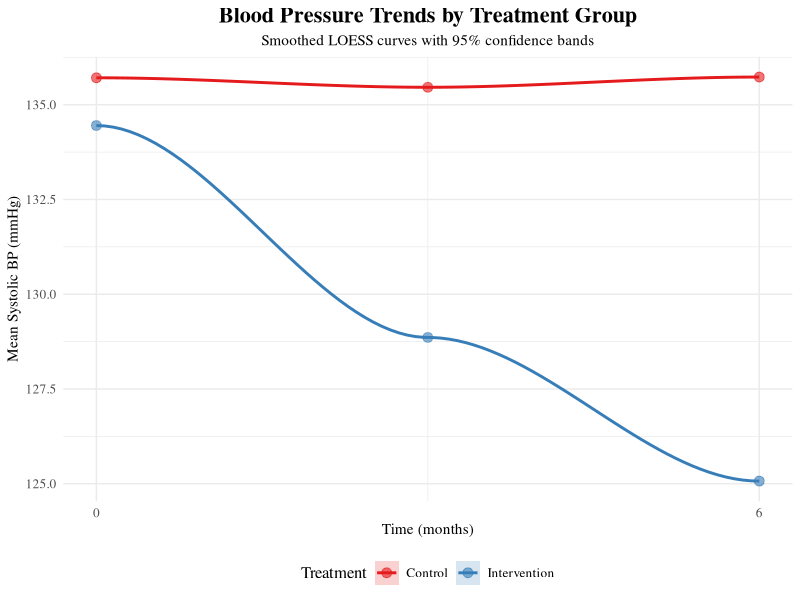
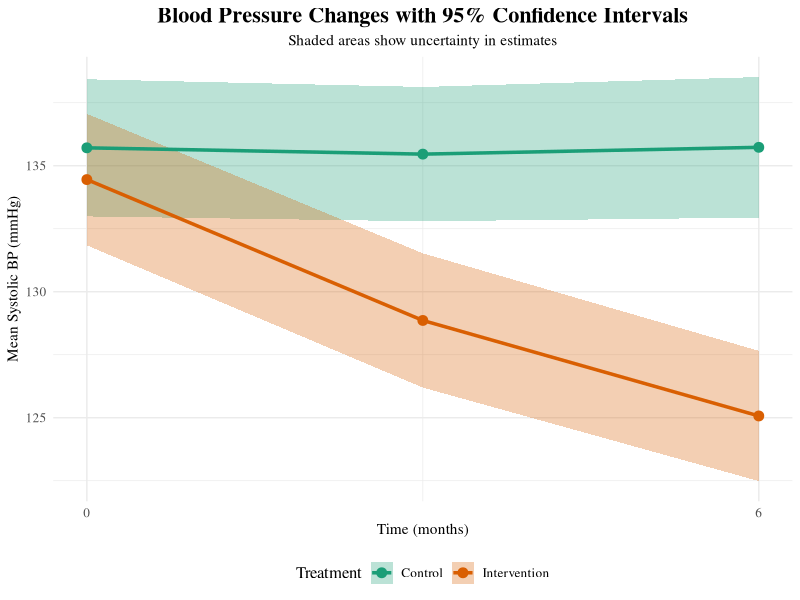
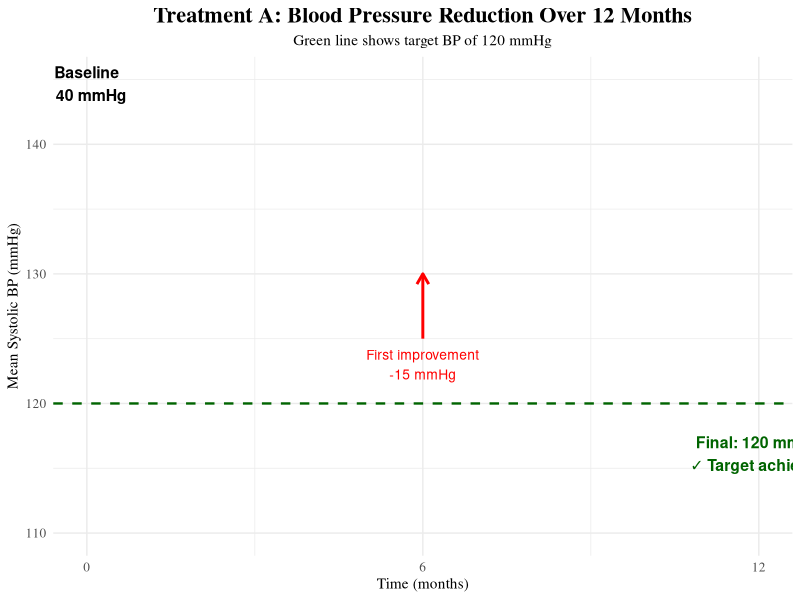
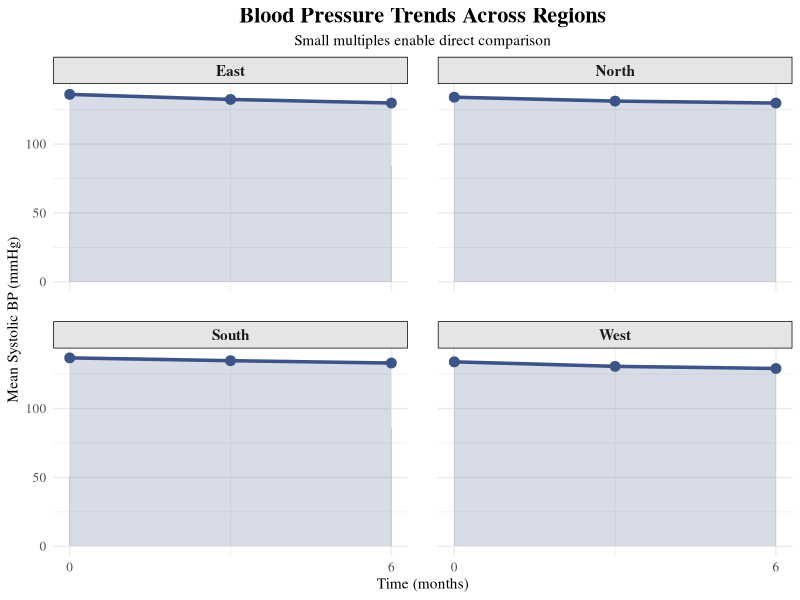
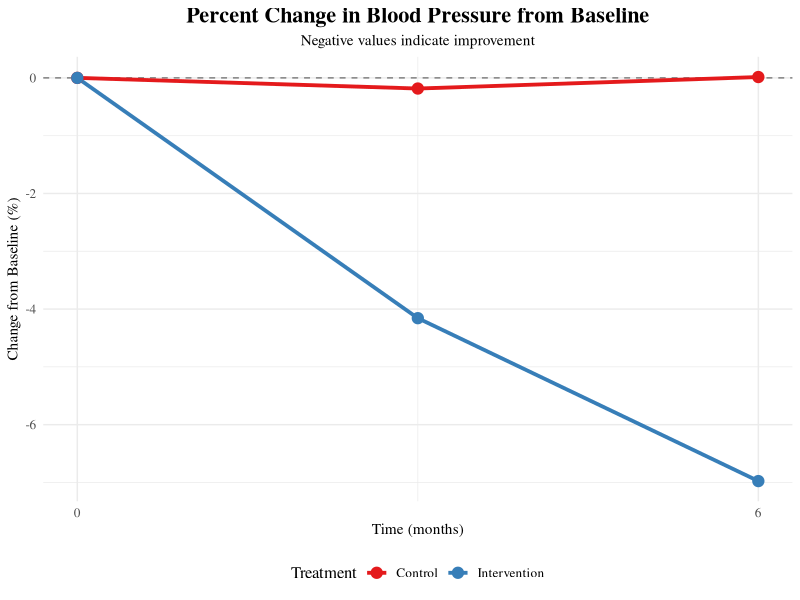
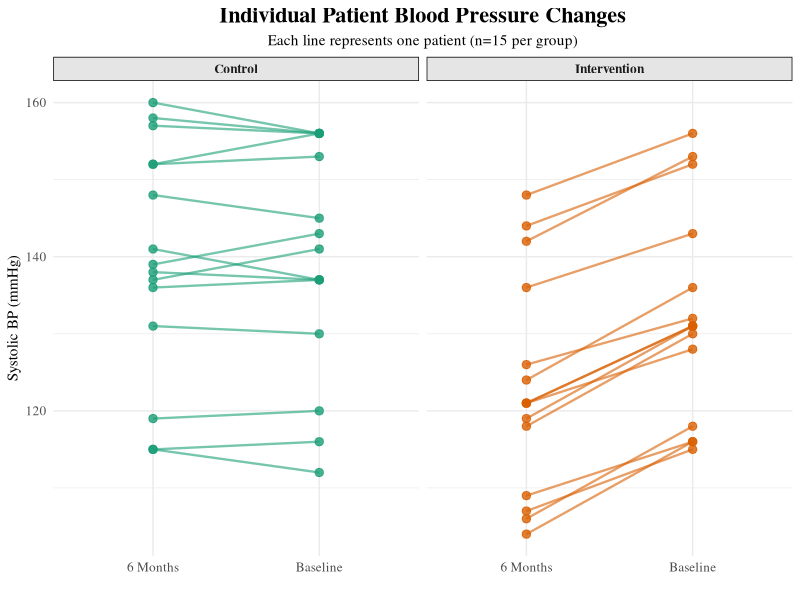

Write R code to recreate these figures, in order.
## ---- chunk 1
#| echo: true
#| message: false

# Load required packages
library(readxl)
library(dplyr)
library(ggplot2)
library(tidyr)
library(zoo)      # For moving averages
library(lubridate) # For date handling

# Load dataset and create time series data
health_data <- read_excel("../../data/PublicHealth_BP_Dataset.xlsx")

# Aggregate by time point
time_data <- health_data %>%
  pivot_longer(cols = c(SysBP_0m, SysBP_3m, SysBP_6m),
               names_to = "TimePoint",
               values_to = "SysBP") %>%
  mutate(Month = case_when(
    TimePoint == "SysBP_0m" ~ 0,
    TimePoint == "SysBP_3m" ~ 3,
    TimePoint == "SysBP_6m" ~ 6
  ))

# Create theme
theme_custom <- function() {
  theme_minimal() +
  theme(
    text = element_text(family = "serif", size = 12),
    plot.title = element_text(size = 16, face = "bold", hjust = 0.5),
    plot.subtitle = element_text(size = 11, hjust = 0.5),
    axis.title = element_text(size = 11),
    legend.position = "bottom"
  )
}
## ---- chunk 2
#| echo: false
#| fig-width: 10
#| fig-height: 6
#| warning: false
#| message: false

trend_data <- time_data %>%
  filter(!is.na(TreatmentGroup), !is.na(SysBP)) %>%
  group_by(TreatmentGroup, Month) %>%
  summarise(
    mean_bp = mean(SysBP, na.rm = TRUE),
    se_bp = sd(SysBP, na.rm = TRUE) / sqrt(n()),
    .groups = "drop"
  )

ggplot(trend_data, aes(x = Month, y = mean_bp, 
                      color = TreatmentGroup, fill = TreatmentGroup)) +
  geom_point(size = 3, alpha = 0.6) +
  geom_smooth(method = "loess", span = 0.75, alpha = 0.2) +
  labs(title = "Blood Pressure Trends by Treatment Group",
       subtitle = "Smoothed LOESS curves with 95% confidence bands",
       x = "Time (months)",
       y = "Mean Systolic BP (mmHg)",
       color = "Treatment",
       fill = "Treatment") +
  scale_color_brewer(palette = "Set1") +
  scale_fill_brewer(palette = "Set1") +
  scale_x_continuous(breaks = c(0, 6, 12)) +
  theme_custom()
## ---- chunk 3
#| echo: false
#| fig-width: 10
#| fig-height: 6

trend_ci <- trend_data %>%
  mutate(
    lower = mean_bp - 1.96 * se_bp,
    upper = mean_bp + 1.96 * se_bp
  )

ggplot(trend_ci, aes(x = Month, y = mean_bp, 
                    color = TreatmentGroup, fill = TreatmentGroup)) +
  geom_ribbon(aes(ymin = lower, ymax = upper), 
              alpha = 0.3, color = NA) +
  geom_line(linewidth = 1.2) +
  geom_point(size = 3) +
  labs(title = "Blood Pressure Changes with 95% Confidence Intervals",
       subtitle = "Shaded areas show uncertainty in estimates",
       x = "Time (months)",
       y = "Mean Systolic BP (mmHg)",
       color = "Treatment",
       fill = "Treatment") +
  scale_color_brewer(palette = "Dark2") +
  scale_fill_brewer(palette = "Dark2") +
  scale_x_continuous(breaks = c(0, 6, 12)) +
  theme_custom()
## ---- chunk 4
#| echo: false
#| fig-width: 10
#| fig-height: 6

treatment_a_data <- trend_ci %>% filter(TreatmentGroup == "Treatment A")

ggplot(treatment_a_data, aes(x = Month, y = mean_bp)) +
  geom_area(fill = "#4DBBD5", alpha = 0.3) +
  geom_line(color = "#4DBBD5", linewidth = 1.5) +
  geom_point(size = 4, color = "#4DBBD5") +
  annotate("text", x = 0, y = 142, 
           label = "Baseline\n140 mmHg", 
           hjust = 0.5, vjust = -0.5, size = 4, fontface = "bold") +
  annotate("segment", x = 6, y = 125, xend = 6, yend = 130,
           arrow = arrow(length = unit(0.3, "cm")), 
           color = "red", linewidth = 1) +
  annotate("text", x = 6, y = 123, 
           label = "First improvement\n-15 mmHg", 
           hjust = 0.5, size = 3.5, color = "red") +
  annotate("text", x = 12, y = 118, 
           label = "Final: 120 mmHg\n✓ Target achieved", 
           hjust = 0.5, vjust = 1.2, size = 4, fontface = "bold", color = "darkgreen") +
  geom_hline(yintercept = 120, linetype = "dashed", 
             color = "darkgreen", linewidth = 0.8) +
  labs(title = "Treatment A: Blood Pressure Reduction Over 12 Months",
       subtitle = "Green line shows target BP of 120 mmHg",
       x = "Time (months)",
       y = "Mean Systolic BP (mmHg)") +
  scale_x_continuous(breaks = c(0, 6, 12)) +
  ylim(110, 145) +
  theme_custom()
## ---- chunk 5
#| echo: false
#| fig-width: 10
#| fig-height: 7
#| message: false

region_trends <- time_data %>%
  filter(!is.na(Region), !is.na(SysBP)) %>%
  group_by(Region, Month) %>%
  summarise(
    mean_bp = mean(SysBP, na.rm = TRUE),
    .groups = "drop"
  )

ggplot(region_trends, aes(x = Month, y = mean_bp)) +
  geom_line(color = "#3C5488", linewidth = 1.2) +
  geom_point(size = 3, color = "#3C5488") +
  geom_area(fill = "#3C5488", alpha = 0.2) +
  facet_wrap(~ Region, ncol = 2) +
  labs(title = "Blood Pressure Trends Across Regions",
       subtitle = "Small multiples enable direct comparison",
       x = "Time (months)",
       y = "Mean Systolic BP (mmHg)") +
  scale_x_continuous(breaks = c(0, 6, 12)) +
  theme_custom() +
  theme(
    strip.background = element_rect(fill = "gray90", color = "black"),
    strip.text = element_text(face = "bold", size = 11),
    panel.spacing = unit(1.5, "lines")
  )
## ---- chunk 6
#| echo: false
#| fig-width: 10
#| fig-height: 6
#| message: false

pct_change_data <- time_data %>%
  filter(!is.na(TreatmentGroup), !is.na(SysBP)) %>%
  group_by(TreatmentGroup, Month) %>%
  summarise(mean_bp = mean(SysBP, na.rm = TRUE), .groups = "drop") %>%
  group_by(TreatmentGroup) %>%
  mutate(
    baseline = first(mean_bp),
    pct_change = 100 * (mean_bp - baseline) / baseline
  )

ggplot(pct_change_data, aes(x = Month, y = pct_change, 
                           color = TreatmentGroup, group = TreatmentGroup)) +
  geom_hline(yintercept = 0, linetype = "dashed", color = "gray50") +
  geom_line(linewidth = 1.3) +
  geom_point(size = 3.5) +
  labs(title = "Percent Change in Blood Pressure from Baseline",
       subtitle = "Negative values indicate improvement",
       x = "Time (months)",
       y = "Change from Baseline (%)",
       color = "Treatment") +
  scale_color_brewer(palette = "Set1") +
  scale_x_continuous(breaks = c(0, 6, 12)) +
  theme_custom()
## ---- chunk 7
#| echo: false
#| fig-width: 11
#| fig-height: 6
#| message: false

set.seed(123)
slope_data <- health_data %>%
  filter(!is.na(TreatmentGroup), !is.na(SysBP_0m), !is.na(SysBP_6m)) %>%
  select(PatientID, TreatmentGroup, SysBP_0m, SysBP_6m) %>%
  group_by(TreatmentGroup) %>%
  slice_sample(n = 15) %>%
  ungroup() %>%
  pivot_longer(cols = c(SysBP_0m, SysBP_6m),
               names_to = "Time",
               values_to = "SysBP") %>%
  mutate(Time = ifelse(Time == "SysBP_0m", "Baseline", "6 Months"))

ggplot(slope_data, aes(x = Time, y = SysBP, group = PatientID,
                      color = TreatmentGroup)) +
  geom_line(alpha = 0.6, linewidth = 0.8) +
  geom_point(size = 2.5, alpha = 0.8) +
  facet_wrap(~ TreatmentGroup, ncol = 3) +
  labs(title = "Individual Patient Blood Pressure Changes",
       subtitle = "Each line represents one patient (n=15 per group)",
       x = "",
       y = "Systolic BP (mmHg)") +
  scale_color_brewer(palette = "Dark2") +
  theme_custom() +
  theme(legend.position = "none",
        strip.background = element_rect(fill = "gray90"),
        strip.text = element_text(face = "bold"))
